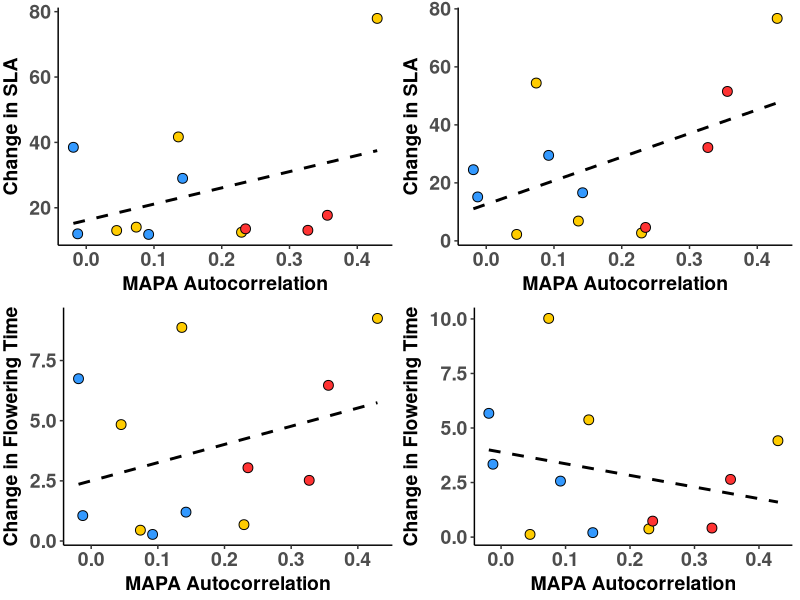
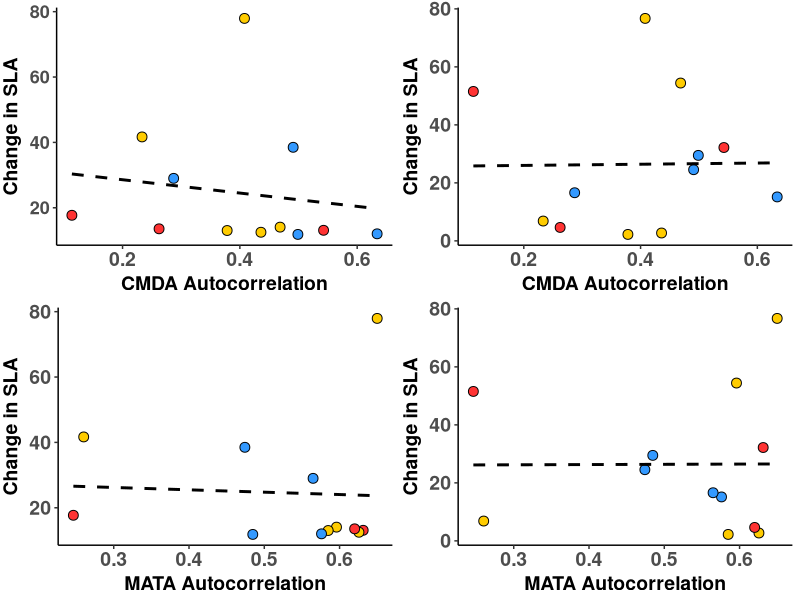
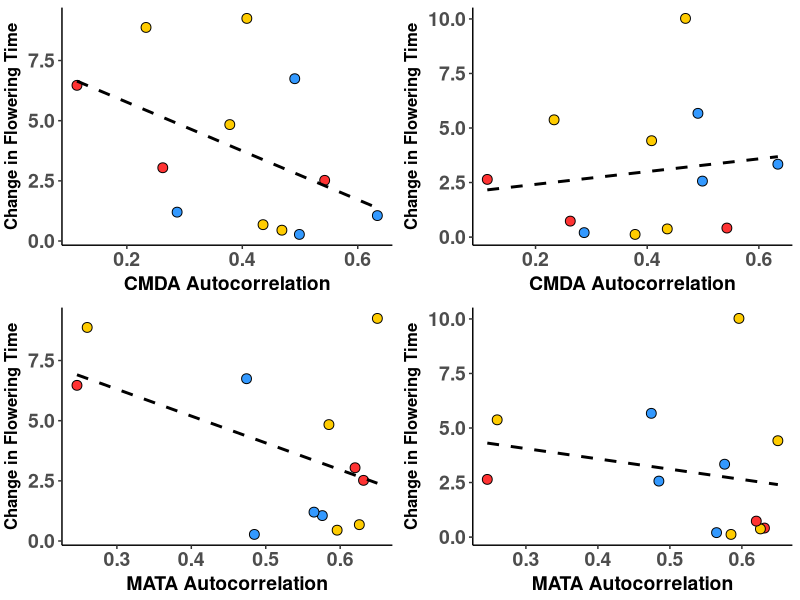

These charts were generated, in order, by the following R code:
##########################################################################################################
## Graph autocorrelation metric per traits
##
## Author Daniel Anstett
## 
##
## Last Modified Feb 17, 2022
##########################################################################################################

# Clear environment
rm(list = ls())

#Import libraries
library(tidyverse)
library(cowplot)

##########################################################################################################
#Import files

z1 <- read.csv("Data/z1.csv", header=T)  #Basic Lat/Long plus headers


#geom_point(aes(fill=as.factor(round(Latitude, 1))),shape=21,size =6)+
#  geom_smooth(method=lm,color="black", lty="dashed", se=FALSE)+

#SLA
#CMDA
SLA1<-ggplot(z1, aes(x=CMDA_auto, y=abs_change_SLA_W)) +
  geom_point(aes(fill=Region),size=3, shape=21,color="black")+
  scale_fill_manual(values= c("North"="#3399FF", "Centre"="#FFCC00", "South"="#FF3333")) +
  geom_smooth(method='lm', formula= y~x, color = "black", lty="dashed", se=FALSE)+
  labs(x = "CMDA Autocorrelation", y = "Change in SLA")+ 
  theme_classic() + theme(axis.text.x = element_text(size=14, face="bold", angle=0,hjust=0.5),
    axis.text.y = element_text(size=13,face="bold"),
    axis.title.x = element_text(color="black", size=14, vjust = 0.5, face="bold"),
    axis.title.y = element_text(color="black", size=14,vjust = 2, face="bold",hjust=0.5))+
  theme(legend.title=element_blank())+
  theme(legend.text = element_text(size=15),legend.position = "none")

SLA2<-ggplot(z1, aes(x=CMDA_auto, y=abs_change_SLA_D)) +
  geom_point(aes(fill=Region),size=3, shape=21,color="black")+
  scale_fill_manual(values= c("North"="#3399FF", "Centre"="#FFCC00", "South"="#FF3333")) +
  geom_smooth(method='lm', formula= y~x, color = "black", lty="dashed", se=FALSE)+
  labs(x = "CMDA Autocorrelation", y = "Change in SLA")+ 
  theme_classic() + theme(axis.text.x = element_text(size=14, face="bold", angle=0,hjust=0.5),
                          axis.text.y = element_text(size=14,face="bold"),
                          axis.title.x = element_text(color="black", size=14, vjust = 0.5, face="bold"),
                          axis.title.y = element_text(color="black", size=14,vjust = 2, face="bold",hjust=0.5))+
  theme(legend.title=element_blank())+
  theme(legend.text = element_text(size=15),legend.position = "none")

#MAPA
SLA3<-ggplot(z1, aes(x=MAPA_auto, y=abs_change_SLA_W)) +
  geom_point(aes(fill=Region),size=3, shape=21,color="black")+
  scale_fill_manual(values= c("North"="#3399FF", "Centre"="#FFCC00", "South"="#FF3333")) +
  geom_smooth(method='lm', formula= y~x, color = "black", lty="dashed", se=FALSE)+
  labs(x = "MAPA Autocorrelation", y = "Change in SLA")+ 
  theme_classic() + theme(axis.text.x = element_text(size=14, face="bold", angle=0,hjust=0.5),
                          axis.text.y = element_text(size=14,face="bold"),
                          axis.title.x = element_text(color="black", size=14, vjust = 0.5, face="bold"),
                          axis.title.y = element_text(color="black", size=14,vjust = 2, face="bold",hjust=0.5))+
  theme(legend.title=element_blank())+
  theme(legend.text = element_text(size=15),legend.position = "none")

SLA4<-ggplot(z1, aes(x=MAPA_auto, y=abs_change_SLA_D)) +
  geom_point(aes(fill=Region),size=3, shape=21,color="black")+
  scale_fill_manual(values= c("North"="#3399FF", "Centre"="#FFCC00", "South"="#FF3333")) +
  geom_smooth(method='lm', formula= y~x, color = "black", lty="dashed", se=FALSE)+
  labs(x = "MAPA Autocorrelation", y = "Change in SLA")+ 
  theme_classic() + theme(axis.text.x = element_text(size=14, face="bold", angle=0,hjust=0.5),
                          axis.text.y = element_text(size=14,face="bold"),
                          axis.title.x = element_text(color="black", size=14, vjust = 0.5, face="bold"),
                          axis.title.y = element_text(color="black", size=14,vjust = 2, face="bold",hjust=0.5))+
  theme(legend.title=element_blank())+
  theme(legend.text = element_text(size=15),legend.position = "none")

#MATA
SLA5<-ggplot(z1, aes(x=MATA_auto, y=abs_change_SLA_W)) +
  geom_point(aes(fill=Region),size=3, shape=21,color="black")+
  scale_fill_manual(values= c("North"="#3399FF", "Centre"="#FFCC00", "South"="#FF3333")) +
  geom_smooth(method='lm', formula= y~x, color = "black", lty="dashed", se=FALSE)+
  labs(x = "MATA Autocorrelation", y = "Change in SLA")+ 
  theme_classic() + theme(axis.text.x = element_text(size=14, face="bold", angle=0,hjust=0.5),
                          axis.text.y = element_text(size=14,face="bold"),
                          axis.title.x = element_text(color="black", size=14, vjust = 0.5, face="bold"),
                          axis.title.y = element_text(color="black", size=14,vjust = 2, face="bold",hjust=0.5))+
  theme(legend.title=element_blank())+
  theme(legend.text = element_text(size=15),legend.position = "none")

SLA6<-ggplot(z1, aes(x=MATA_auto, y=abs_change_SLA_D)) +
  geom_point(aes(fill=Region),size=3, shape=21,color="black")+
  scale_fill_manual(values= c("North"="#3399FF", "Centre"="#FFCC00", "South"="#FF3333")) +
  geom_smooth(method='lm', formula= y~x, color = "black", lty="dashed", se=FALSE)+
  labs(x = "MATA Autocorrelation", y = "Change in SLA")+ 
  theme_classic() + theme(axis.text.x = element_text(size=14, face="bold", angle=0,hjust=0.5),
                          axis.text.y = element_text(size=14,face="bold"),
                          axis.title.x = element_text(color="black", size=14, vjust = 0.5, face="bold"),
                          axis.title.y = element_text(color="black", size=14,vjust = 2, face="bold",hjust=0.5))+
  theme(legend.title=element_blank())+
  theme(legend.text = element_text(size=15),legend.position = "none")

#plot_grid(SLA1,SLA2,SLA3,SLA4,SLA5,SLA6,labels = "AUTO",ncol = 2) #export at 7.5 X 9 





#DF
#CMDA
DF1<-ggplot(z1, aes(x=CMDA_auto, y=abs_change_DF_W)) +
  geom_point(aes(fill=Region),size=3, shape=21,color="black")+
  scale_fill_manual(values= c("North"="#3399FF", "Centre"="#FFCC00", "South"="#FF3333")) +
  geom_smooth(method='lm', formula= y~x, color = "black", lty="dashed", se=FALSE)+
  labs(x = "CMDA Autocorrelation", y = "Change in Flowering Time")+ 
#  scale_y_continuous(name="change_DF_W", limits=c(0,12))+
  theme_classic() + theme(axis.text.x = element_text(size=14, face="bold", angle=0,hjust=0.5),
                          axis.text.y = element_text(size=14,face="bold"),
                          axis.title.x = element_text(color="black", size=14, vjust = 0.5, face="bold"),
                          axis.title.y = element_text(color="black", size=12,vjust = 2, face="bold",hjust=0.5))+
  theme(legend.title=element_blank())+
  theme(legend.text = element_text(size=15),legend.position = "none")

DF2<-ggplot(z1, aes(x=CMDA_auto, y=abs_change_DF_D)) +
  geom_point(aes(fill=Region),size=3, shape=21,color="black")+
  scale_fill_manual(values= c("North"="#3399FF", "Centre"="#FFCC00", "South"="#FF3333")) +
  geom_smooth(method='lm', formula= y~x, color = "black", lty="dashed", se=FALSE)+
  labs(x = "CMDA Autocorrelation", y = "Change in Flowering Time")+ 
# scale_y_continuous(name="change_DF_D", limits=c(0,12))+
  theme_classic() + theme(axis.text.x = element_text(size=14, face="bold", angle=0,hjust=0.5),
                          axis.text.y = element_text(size=14,face="bold"),
                          axis.title.x = element_text(color="black", size=14, vjust = 0.5, face="bold"),
                          axis.title.y = element_text(color="black", size=12,vjust = 2, face="bold",hjust=0.5))+
  theme(legend.title=element_blank())+
  theme(legend.text = element_text(size=15),legend.position = "none")

#MAPA
DF3<-ggplot(z1, aes(x=MAPA_auto, y=abs_change_DF_W)) +
  geom_point(aes(fill=Region),size=3, shape=21,color="black")+
  scale_fill_manual(values= c("North"="#3399FF", "Centre"="#FFCC00", "South"="#FF3333")) +
  geom_smooth(method='lm', formula= y~x, color = "black", lty="dashed", se=FALSE)+
  labs(x = "MAPA Autocorrelation", y = "Change in Flowering Time")+ 
#  scale_y_continuous(name="change_DF_W", limits=c(0,12))+
  theme_classic() + theme(axis.text.x = element_text(size=14, face="bold", angle=0,hjust=0.5),
                          axis.text.y = element_text(size=14,face="bold"),
                          axis.title.x = element_text(color="black", size=14, vjust = 0.5, face="bold"),
                          axis.title.y = element_text(color="black", size=14,vjust = 2, face="bold",hjust=0.5))+
  theme(legend.title=element_blank())+
  theme(legend.text = element_text(size=15),legend.position = "none")

DF4<-ggplot(z1, aes(x=MAPA_auto, y=abs_change_DF_D)) +
  geom_point(aes(fill=Region),size=3, shape=21,color="black")+
  scale_fill_manual(values= c("North"="#3399FF", "Centre"="#FFCC00", "South"="#FF3333")) +
  geom_smooth(method='lm', formula= y~x, color = "black", lty="dashed", se=FALSE)+
  labs(x = "MAPA Autocorrelation", y = "Change in Flowering Time")+ 
#  scale_y_continuous(name="change_DF_D", limits=c(0,12))+
  theme_classic() + theme(axis.text.x = element_text(size=14, face="bold", angle=0,hjust=0.5),
                          axis.text.y = element_text(size=14,face="bold"),
                          axis.title.x = element_text(color="black", size=14, vjust = 0.5, face="bold"),
                          axis.title.y = element_text(color="black", size=14,vjust = 2, face="bold",hjust=0.5))+
  theme(legend.title=element_blank())+
  theme(legend.text = element_text(size=15),legend.position = "none")

#MATA
DF5<-ggplot(z1, aes(x=MATA_auto, y=abs_change_DF_W)) +
  geom_point(aes(fill=Region),size=3, shape=21,color="black")+
  scale_fill_manual(values= c("North"="#3399FF", "Centre"="#FFCC00", "South"="#FF3333")) +
  geom_smooth(method='lm', formula= y~x, color = "black", lty="dashed", se=FALSE)+
  labs(x = "MATA Autocorrelation", y = "Change in Flowering Time")+ 
#  scale_y_continuous(name="change_DF_W", limits=c(0,12))+
  theme_classic() + theme(axis.text.x = element_text(size=14, face="bold", angle=0,hjust=0.5),
                          axis.text.y = element_text(size=14,face="bold"),
                          axis.title.x = element_text(color="black", size=14, vjust = 0.5, face="bold"),
                          axis.title.y = element_text(color="black", size=12,vjust = 2, face="bold",hjust=0.5))+
  theme(legend.title=element_blank())+
  theme(legend.text = element_text(size=15),legend.position = "none")

DF6<-ggplot(z1, aes(x=MATA_auto, y=abs_change_DF_D)) +
  geom_point(aes(fill=Region),size=3, shape=21,color="black")+
  scale_fill_manual(values= c("North"="#3399FF", "Centre"="#FFCC00", "South"="#FF3333")) +
  geom_smooth(method='lm', formula= y~x, color = "black", lty="dashed", se=FALSE)+
  labs(x = "MATA Autocorrelation", y = "Change in Flowering Time")+ 
 # scale_y_continuous(name="change_DF_D", limits=c(0,12))+
  theme_classic() + theme(axis.text.x = element_text(size=14, face="bold", angle=0,hjust=0.5),
                          axis.text.y = element_text(size=14,face="bold"),
                          axis.title.x = element_text(color="black", size=14, vjust = 0.5, face="bold"),
                          axis.title.y = element_text(color="black", size=12,vjust = 2, face="bold",hjust=0.5))+
  theme(legend.title=element_blank())+
  theme(legend.text = element_text(size=15),legend.position = "none")

#plot_grid(DF1,DF2,DF3,DF4,DF5,DF6,labels = "AUTO",ncol = 2) #export at 7.5 X 9 


#################################################################################################################
##Make Figure Pannels
#Fig 5
plot_grid(SLA3,SLA4,DF3,DF4,ncol = 2) #export at 6 X 6 landscape

#Fig S8
plot_grid(SLA1,SLA2,SLA5,SLA6,ncol = 2) #export at 6 X 6 landscape

#Fig S9
plot_grid(DF1,DF2,DF5,DF6,ncol = 2) #export at 6 X 6 landscape
